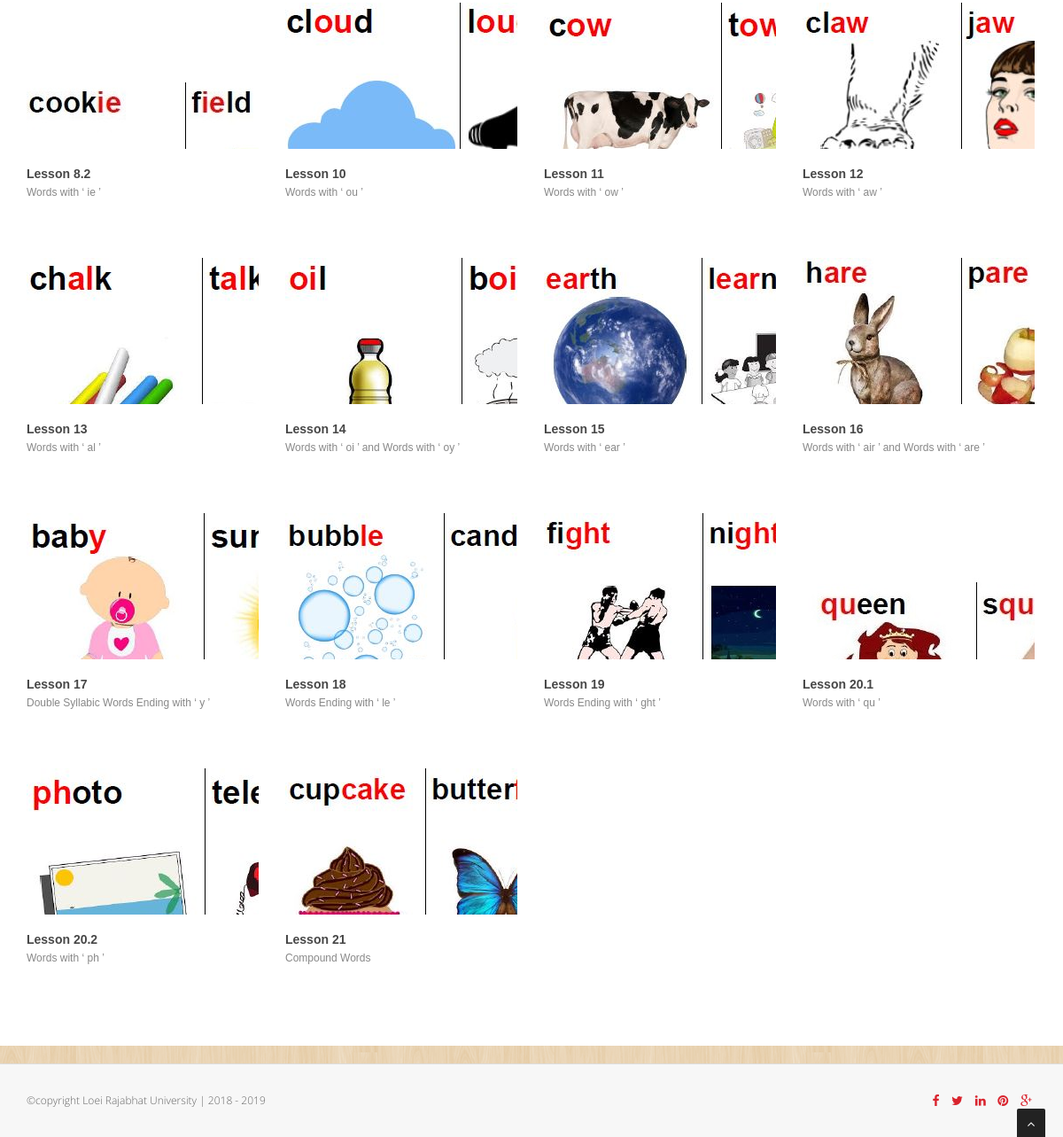
The page /level4.php (signed in, lower part) on the database as committed earlier.
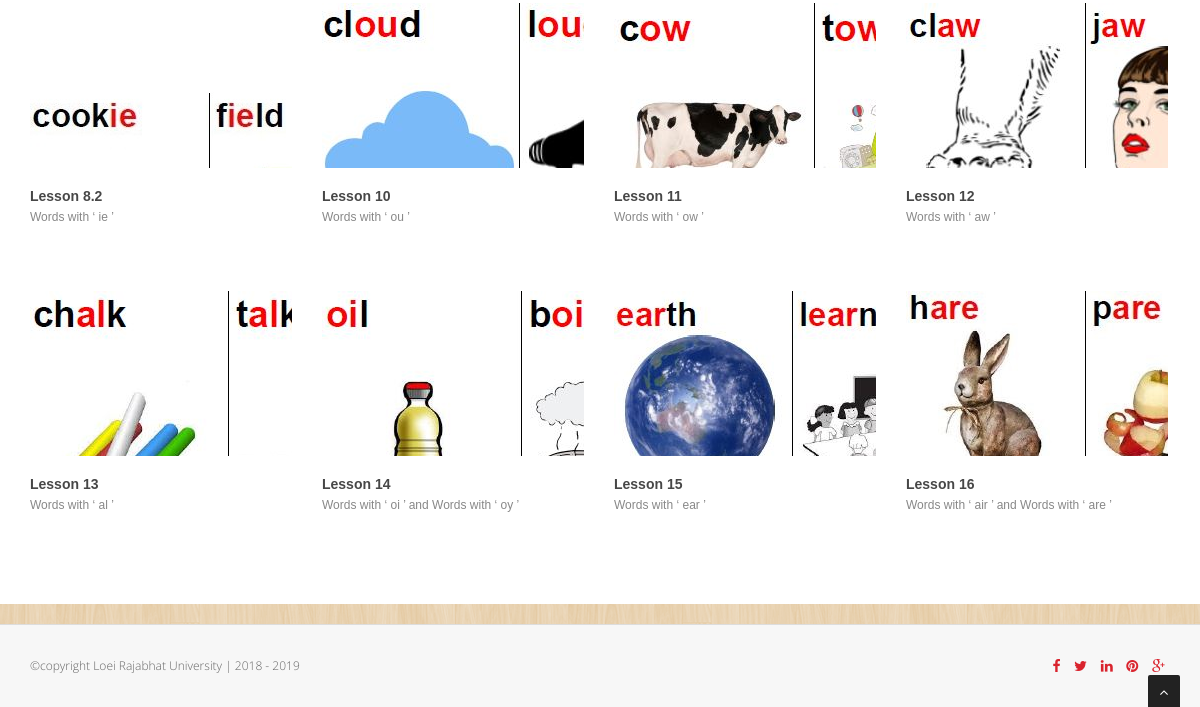
The same page on the database as committed later.
### tables this page shows
CREATE TABLE `lesson_detail` (
  `lesson_id` varchar(10) NOT NULL COMMENT 'รหัสบทเรียน',
  `level` varchar(5) NOT NULL COMMENT 'Level No',
  `lesson_no` int(5) NOT NULL COMMENT 'ลำดับบทเรียน',
  `lesson_name` varchar(100) NOT NULL COMMENT 'ชื่อบทเรียน',
  `lesson_desc` varchar(100) NOT NULL COMMENT 'คำอธิบายบทเรียน',
  `small_image` varchar(50) NOT NULL COMMENT 'รูปบทเรียน',
  `big_image` varchar(50) NOT NULL COMMENT 'รูปบทเรียนใหญ่',
  `maxpage` int(11) NOT NULL,
  `youtube` varchar(20) NOT NULL,
  `create_date` timestamp NOT NULL DEFAULT CURRENT_TIMESTAMP ON UPDATE CURRENT_TIMESTAMP
);

### level4.php (the view, shortened to what this page needs)
<!DOCTYPE html>
<html lang="en">
<head>
<link href="css/bootstrap.min.css" rel="stylesheet" />
<link href="css/cubeportfolio.min.css" rel="stylesheet" />
<link href="css/style.css" rel="stylesheet" />
<link id="t-colors" href="skins/default.css" rel="stylesheet" />
	<link id="bodybg" href="bodybg/bg1.css" rel="stylesheet" type="text/css" />
</head>
<body>
<div id="wrapper">
	<section id="content">
	<div class="container">
		<div class="row">
			<div class="col-lg-12">
				<div id="grid-container" class="cbp-l-grid-projects">
					<ul>
					<?php
					include 'db_connection.php';
					$sql = "SELECT * FROM lesson_detail where level = '4' order by lesson_no";
					$result = $conn->query($sql);
					if ($result->num_rows > 0) {
						while($row = $result->fetch_assoc()) {
					?>
						<li class="cbp-item graphic">
							<div class="cbp-caption">
								<div class="cbp-caption-defaultWrap">
									<img src="<?php echo $row["small_image"];?>" alt="" />
								</div>
								<div class="cbp-caption-activeWrap">
									<div class="cbp-l-caption-alignCenter">
										<div class="cbp-l-caption-body">
											<a href="<?php echo $row["big_image"];?>" class="cbp-lightbox cbp-l-caption-buttonRight" data-title="<?php echo $row["lesson_name"];?>">ดูรูปตัวอย่าง</a>
											<a href="lesson_show.php?lesson_id=<?php echo $row["lesson_id"];?>" class="cbp-l-caption-buttonRight">เข้าเรียน</a>
										</div>
									</div>
								</div>
							</div>
							<div class="cbp-l-grid-projects-title"><?php echo $row["lesson_name"];?></div>
							<div class="cbp-l-grid-projects-desc"><?php echo $row["lesson_desc"];?></div>
						</li>
					<?php
						}
					}
					?>
				</ul>
			</div>
		</div>
	</div>
</section>
		<?php include 'template/footer.php'; ?>
</body>
</html>

Rows that differ between the two databases and show on the page:
removed lesson_detail: small_image (picture), lesson_name "Lesson 17", lesson_desc "Double Syllabic Words Ending with ‘ y ’"
removed lesson_detail: small_image (picture), lesson_name "Lesson 18", lesson_desc "Words Ending with ‘ le ’"
removed lesson_detail: small_image (picture), lesson_name "Lesson 19", lesson_desc "Words Ending with ‘ ght ’"
removed lesson_detail: small_image (picture), lesson_name "Lesson 20.1", lesson_desc "Words with ‘ qu ’"
removed lesson_detail: small_image (picture), lesson_name "Lesson 20.2", lesson_desc "Words with ‘ ph ’"
removed lesson_detail: small_image (picture), lesson_name "Lesson 21", lesson_desc "Compound Words"
